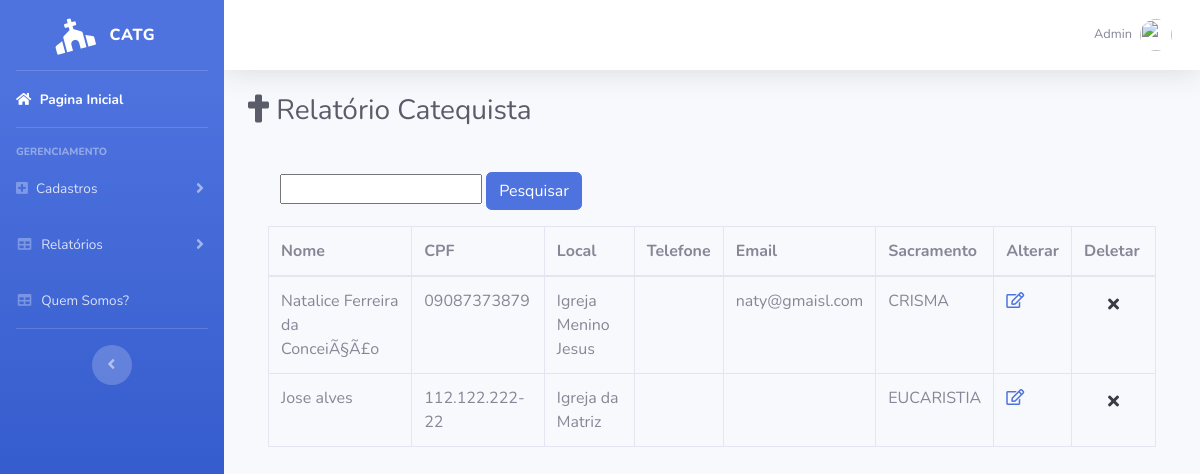
The page /buscar_catequista.php on the database its author committed.
### tables this page shows
CREATE TABLE `catequista` (
  `idCatequista` int(11) NOT NULL,
  `nomeC` varchar(100) NOT NULL,
  `cpf` varchar(15) NOT NULL,
  `local` varchar(50) NOT NULL,
  `telefone` varchar(15) DEFAULT NULL,
  `email` varchar(100) DEFAULT NULL,
  `idSacramento` int(11) NOT NULL
);

CREATE TABLE `sacramento` (
  `idSacramento` int(11) NOT NULL,
  `descricao` varchar(100) NOT NULL
);

### model/CatequistaDAO.php (called while the page is built, shortened)
<?php
class CatequistaDAO
{
	public function listar_Catequista($conn){
		$result = $conn -> query("SELECT * FROM catequista INNER JOIN sacramento ON catequista.idSacramento = sacramento.idSacramento");
		return $result;
	}
}
?>

### buscar_catequista.php (the view, shortened to what this page needs)
<!DOCTYPE html>
<html lang="pt-br">
<head>
  <link href="vendor/fontawesome-free/css/all.min.css" rel="stylesheet" type="text/css">
  <link href="css/sb-admin-2.min.css" rel="stylesheet">
</head>
<body id="page-top">
  <div id="wrapper">
    <ul class="navbar-nav bg-gradient-primary sidebar sidebar-dark accordion" id="accordionSidebar">
      <a class="sidebar-brand d-flex align-items-center justify-content-center" href="index.html">
        <div class="sidebar-brand-icon rotate-n-15">
           <i class="fas fa-church"></i>
        </div>
        <div class="sidebar-brand-text mx-3">CatG</div>
      </a>
      <hr class="sidebar-divider my-0">
      <li class="nav-item active">
        <a class="nav-link" href="index.html">
          <i class="fa fa-home"></i>
          <span>Pagina Inicial</span></a>
      </li>
      <hr class="sidebar-divider">
      <div class="sidebar-heading">
        Gerenciamento
      </div>
      <li class="nav-item">
        <a class="nav-link collapsed" href="#" data-toggle="collapse" data-target="#collapseTwo" aria-expanded="true" aria-controls="collapseTwo">
          <i class="fa fa-plus-square"></i>
          <span>Cadastros</span>
        </a>
      </li>
      <li class="nav-item">
        <a class="nav-link collapsed" href="#" data-toggle="collapse" data-target="#collapseUtilities" aria-expanded="true" aria-controls="collapseUtilities">
          <i class="fas fa-fw fa-table"></i>
          <span>Relatórios</span>
        </a>
      </li>
      <li class="nav-item">
        <a class="nav-link" href="quem_somos.php">
          <i class="fas fa-fw fa-table"></i>
          <span>Quem Somos?</span></a>
      </li>
      <hr class="sidebar-divider d-none d-md-block">
      <div class="text-center d-none d-md-inline">
        <button class="rounded-circle border-0" id="sidebarToggle"></button>
      </div>
    </ul>
    <div id="content-wrapper" class="d-flex flex-column">
      <div id="content">
        <nav class="navbar navbar-expand navbar-light bg-white topbar mb-4 static-top shadow">
          <ul class="navbar-nav ml-auto">
            <li class="nav-item dropdown no-arrow">
              <a class="nav-link dropdown-toggle" href="#" id="userDropdown" role="button" data-toggle="dropdown" aria-haspopup="true" aria-expanded="false">
                <span class="mr-2 d-none d-lg-inline text-gray-600 small">Admin</span>
                <img class="img-profile rounded-circle" src="https://source.unsplash.com/QAB-WJcbgJk/60x60">
              </a>
            </li>
          </ul>
        </nav>
        <div class="container-fluid">
          <div class="d-sm-flex align-items-center justify-content-between mb-4">
            <h1 class="h3 mb-0 text-gray-800"> <i class="fas fa-cross"></i>   Relatório Catequista</h1>
          </div>
               <div class="card-body">
              <div class="table-responsive">
              <form  method="GET" class="form-group col-md-6" action="buscar_catequista.php" >
               <input type="text" name="pesquisa">
               <button  type="submit" class="btn btn-primary">Pesquisar</button>
               </form>
                <table class="table table-bordered" id="dataTable" width="100%" cellspacing="0">
                  <thead>
                    <tr>
                      <th>Nome</th>
                      <th>CPF</th>
                      <th>Local</th>
                      <th>Telefone</th>
                      <th>Email</th>
                      <th>Sacramento</th>
                      <th>Alterar</th>
                      <th>Deletar</th>
                    </tr>
                  </thead>
                   <tbody>
  <?php
    $pesquisa= $_GET['pesquisa'];
    $cont=0;
    require_once './model/conexao.php';
    require_once './model/CatequistaDAO.php';
    $sa = new CatequistaDAO();
    $result = $sa -> listar_Catequista($conn);
    if ($result) {
        while($row = $result->fetch(PDO::FETCH_OBJ)){
              if (($pesquisa==$row -> nomeC)||($pesquisa==$row -> cpf)|| ($pesquisa== $row -> local)||($pesquisa== $row -> telefone)||($pesquisa== $row -> email) ||($pesquisa== $row -> descricao)) {
                echo '<tr>';
          echo  '<td >'.$row -> nomeC . '</td>'.
              '<td>'. $row -> cpf . '</td>'.
              '<td>'. $row -> local. '</td>'.
              '<td>'. $row -> telefone. '</td>'.
              '<td>'. $row -> email. '</td>'.
              '<td>'. $row -> descricao. '</td>
              <td> <a href="form_up_catequista.php?id='.
               $row -> idCatequista.'&idSacramento='.$row-> idSacramento.'"><i class=" far fa-edit"></i></a>'.'</td>
              <td><a value="id'.
               $row -> idCatequista.'"><a href="deletar_catequista.php?id='.$row -> idCatequista.'"><button class="dropdown-item" onclick=" return confirm('."'Deseja deletar o registo?'".')"><i class="fa fa-times"></i></button></a></td>';
        echo '</tr>';
        $cont++;
              }
        }
      }
      if ($cont==0) {
          echo '</table>
          <h2>Nenhum Registro encontrado</h2>
           ';
        }else{
          echo '</table>';
        }
?>
              </div>
            </div>
            </div>
          </div>
        </div>
     </div>
</body>
</html>

### rows shown on the page
catequista: nomeC "Natalice Ferreira da ConceiÃ§Ã£o", cpf "09087373879", local "Igreja Menino Jesus", email "naty@gmaisl.com", idSacramento.descricao "CRISMA"
catequista: nomeC "Jose alves", cpf "112.122.222-22", local "Igreja da Matriz", idSacramento.descricao "EUCARISTIA"
